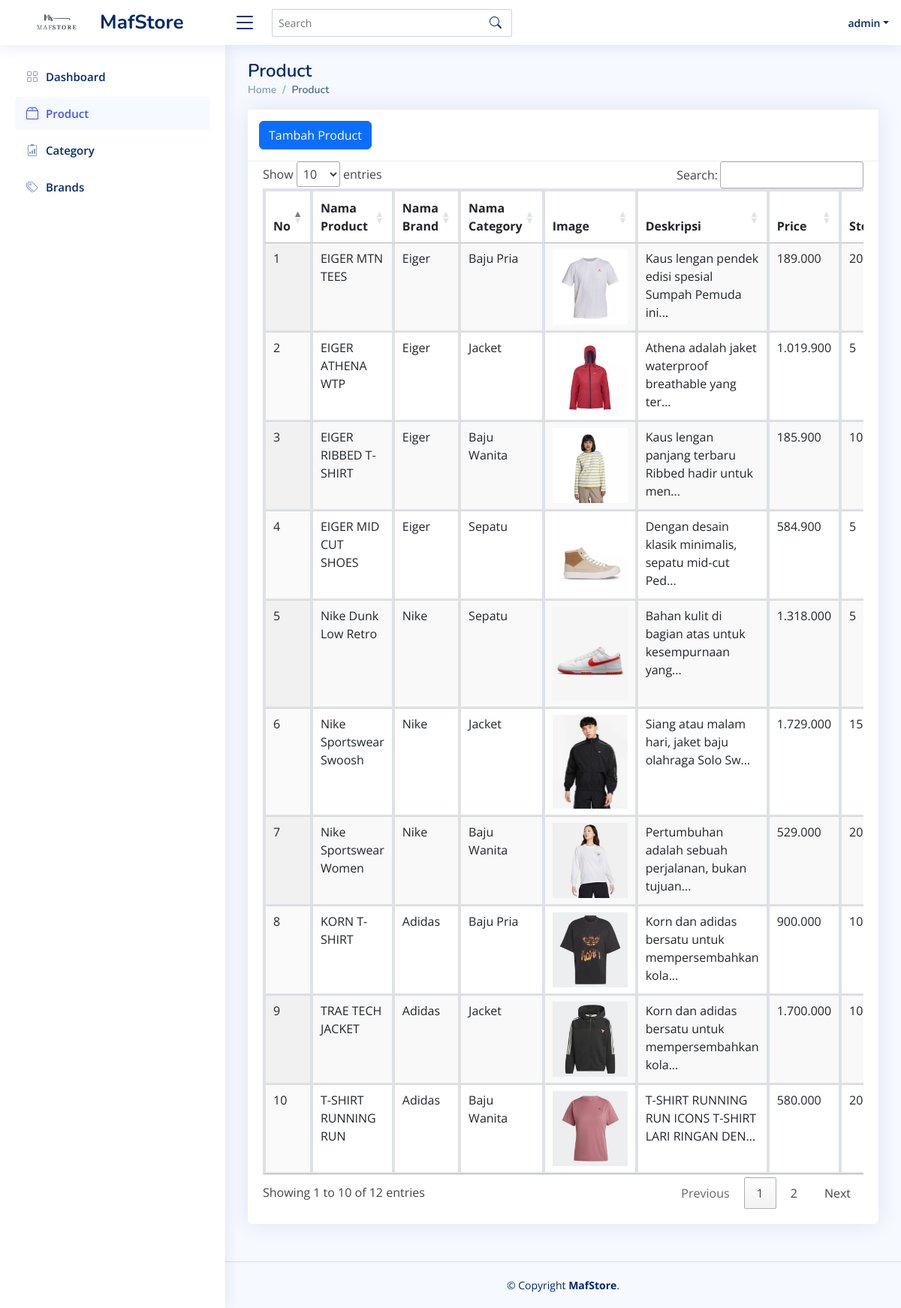
The page /admin/product/product.php (signed in) on the database its author committed.
### tables this page shows
CREATE TABLE `product` (
  `id` int(11) NOT NULL,
  `category_id` int(11) NOT NULL,
  `brands_id` int(11) NOT NULL,
  `product_name` varchar(50) NOT NULL,
  `image` varchar(255) NOT NULL,
  `description` text NOT NULL,
  `price` int(11) NOT NULL,
  `stock` int(11) NOT NULL
);

CREATE TABLE `brands` (
  `id` int(11) NOT NULL,
  `brand_name` varchar(50) NOT NULL
);

CREATE TABLE `category` (
  `id` int(11) NOT NULL,
  `category_name` varchar(50) NOT NULL
);

### admin/product/product.php (the view, shortened to what this page needs)
<?php
include('proses_product.php');
?>
<!DOCTYPE html>
<html lang="en">
<head>
    <link href="../assets/vendor/bootstrap/css/bootstrap.min.css" rel="stylesheet">
    <link href="../assets/vendor/bootstrap-icons/bootstrap-icons.css" rel="stylesheet">
    <link href="../assets/vendor/boxicons/css/boxicons.min.css" rel="stylesheet">
    <link href="../assets/vendor/quill/quill.snow.css" rel="stylesheet">
    <link href="../assets/vendor/quill/quill.bubble.css" rel="stylesheet">
    <link href="../assets/vendor/remixicon/remixicon.css" rel="stylesheet">
    <link href="../assets/vendor/simple-datatables/style.css" rel="stylesheet">
    <link href="../assets/css/style.css" rel="stylesheet">
    <link rel="stylesheet" href="https://cdn.datatables.net/1.13.7/css/jquery.dataTables.css" />
    <link href="https://cdn.jsdelivr.net/npm/sweetalert2@11.9.0/dist/sweetalert2.min.css" rel="stylesheet">
<body>
    <header id="header" class="header fixed-top d-flex align-items-center">
        <div class="d-flex align-items-center justify-content-between">
            <a href="../index.php" class="logo d-flex align-items-center">
                <img src="../assets/img/mafstore3.png" alt="">
                <span class="d-none d-lg-block">MafStore</span>
            </a>
            <i class="bi bi-list toggle-sidebar-btn"></i>
        </div>
        <div class="search-bar">
            <form class="search-form d-flex align-items-center" method="POST" action="#">
                <input type="text" name="query" placeholder="Search" title="Enter search keyword">
                <button type="submit" title="Search"><i class="bi bi-search"></i></button>
            </form>
        </div>
        <nav class="header-nav ms-auto">
            <ul class="d-flex align-items-center">
                <li class="nav-item dropdown pe-3">
                    <a class="nav-link nav-profile d-flex align-items-center pe-0" href="#" data-bs-toggle="dropdown">
                        <span class="d-none d-md-block dropdown-toggle ps-2"><?php echo $_SESSION['nama_user']; ?></span>
                    </a>
                </li>
            </ul>
        </nav>
    </header>
    <aside id="sidebar" class="sidebar">
        <ul class="sidebar-nav" id="sidebar-nav">
            <li class="nav-item">
                <a class="nav-link collapsed" href="../index.php">
                    <i class="bi bi-grid"></i>
                    <span>Dashboard</span>
                </a>
            </li>
            <li class="nav-item">
                <a class="nav-link" href="product.php">
                    <i class="bi bi-box2"></i>
                    <span>Product</span>
                </a>
            </li>
            <li class="nav-item">
                <a class="nav-link collapsed" href="../category/category.php">
                    <i class="bi bi-clipboard2-data"></i>
                    <span>Category</span>
                </a>
            </li>
            <li class="nav-item">
                <a class="nav-link collapsed" href="../brand/brand.php">
                    <i class="bi bi-tags"></i>
                    <span>Brands</span>
                </a>
            </li>
        </ul>
    </aside>
    <main id="main" class="main">
        <div class="pagetitle">
            <h1>Product</h1>
            <nav>
                <ol class="breadcrumb">
                    <li class="breadcrumb-item"><a href="index.php">Home</a></li>
                    <li class="breadcrumb-item active">Product</li>
                </ol>
            </nav>
        </div>
        <section class="section dashboard">
            <div class="card">
                <div class="card-header">
                    <button type="button" class="btn btn-primary" data-bs-toggle="modal" data-bs-target="#exampleModal">
                        Tambah Product
                    </button>
                </div>
                <div class="card-body">
                    <div class="table-responsive">
                        <table class="table table-bordered display" id="myTable">
                            <thead>
                                <tr>
                                    <th>No</th>
                                    <th>Nama Product</th>
                                    <th>Nama Brand</th>
                                    <th>Nama Category</th>
                                    <th>Image</th>
                                    <th>Deskripsi</th>
                                    <th>Price</th>
                                    <th>Stock</th>
                                </tr>
                            </thead>
                            <tbody>
                                <?php
                                $datastock = mysqli_query($conn, "SELECT a.*, b.brand_name, c.category_name FROM product a
                                JOIN brands b ON a.brands_id = b.id
                                JOIN category c ON a.category_id = c.id ");
                                $i = 1;
                                while ($ambildata = mysqli_fetch_array($datastock)) {
                                    $product_name = $ambildata['product_name'];
                                    $brand_name = $ambildata['brand_name'];
                                    $category_name = $ambildata['category_name'];
                                    $image = $ambildata['image'];
                                    $description = $ambildata['description'];
                                    $price = $ambildata['price'];
                                    $stock = $ambildata['stock'];
                                ?>
                                    <tr>
                                        <td><?= $i++; ?></td>
                                        <td><?= $product_name; ?></td>
                                        <td><?= $brand_name; ?></td>
                                        <td><?= $category_name; ?></td>
                                        <td><img src="../assets/img/<?= $image; ?>" width="100px"></td>
                                        <td><?= strlen($description) > 50 ? substr($description, 0, 50) . '...' : $description; ?></td>
                                        <td><?= number_format($price, 0, ',', '.'); ?></td>
                                        <td><?= $stock; ?></td>
                                    </tr>
                                <?php
                                };
                                ?>
                            </tbody>
                        </table>
                    </div>
                </div>
            </div>
        </section>
    </main>
    <footer id="footer" class="footer">
        <div class="copyright">
            &copy; Copyright <strong><span>MafStore</span></strong>.
        </div>
    </footer>
</body>
</html>

### admin/assets/css/style.css (style rules this page uses)
:root { scroll-behavior: smooth; }
body { font-family: "Open Sans", sans-serif; background: #f6f9ff; color: #444444; }
a { color: #4154f1; text-decoration: none; }
h1, h2, h3, h4, h5, h6 { font-family: "Nunito", sans-serif; }
.card { position: relative; display: flex; flex-direction: column; min-width: 0; word-wrap: break-word; background-color: #fff; background-clip: border-box; border: 1px solid rgba(0, 0, 0, 0.125); border-radius: 0.25rem; }
.card-header { padding: 0.75rem 1.25rem; margin-bottom: 0; background-color: rgba(0, 0, 0, 0.03); border-bottom: 1px solid rgba(0, 0, 0, 0.125); }
.card-header:first-child { border-radius: calc(0.25rem - 1px) calc(0.25rem - 1px) 0 0; }
.table-bordered { border: 2px solid #dee2e6; }
.table-bordered th, .table-bordered td { border: 2px solid #dee2e6; }
.table-bordered thead th, .table-bordered thead td { border-bottom-width: 3px; }
.card-body { flex: 1 1 auto; min-height: 1px; padding: 1.25rem; }
.table-responsive { display: block; width: 100%; overflow-x: auto; -webkit-overflow-scrolling: touch; }
#main { margin-top: 60px; padding: 20px 30px; transition: all 0.3s; }
.pagetitle { margin-bottom: 10px; }
.pagetitle h1 { font-size: 24px; margin-bottom: 0; font-weight: 600; color: #012970; }
.card { margin-bottom: 30px; border: none; border-radius: 5px; box-shadow: 0px 0 30px rgba(1, 41, 112, 0.1); }
.card-header, .card-footer { border-color: #ebeef4; background-color: #fff; color: #798eb3; padding: 15px; }
.card-body { padding: 0 20px 20px 20px; }
.breadcrumb { font-size: 14px; font-family: "Nunito", sans-serif; color: #899bbd; font-weight: 600; }
.breadcrumb a { color: #899bbd; transition: 0.3s; }
.breadcrumb .breadcrumb-item::before { color: #899bbd; }
.breadcrumb .active { color: #51678f; font-weight: 600; }
.logo { line-height: 1; }
@media (min-width: 1200px) { .logo { width: 280px; } }
.logo img { max-height: 26px; margin-right: 6px; }
.logo span { font-size: 26px; font-weight: 700; color: #012970; font-family: "Nunito", sans-serif; }
.header { transition: all 0.5s; z-index: 997; height: 60px; box-shadow: 0px 2px 20px rgba(1, 41, 112, 0.1); background-color: #fff; padding-left: 20px; }
.header .toggle-sidebar-btn { font-size: 32px; padding-left: 10px; cursor: pointer; color: #012970; }
.header .search-bar { min-width: 360px; padding: 0 20px; }
.header .search-form { width: 100%; }
.header .search-form input { border: 0; font-size: 14px; color: #012970; border: 1px solid rgba(1, 41, 112, 0.2); padding: 7px 38px 7px 8px; border-radius: 3px; transition: 0.3s; width: 100%; }
.header .search-form button { border: 0; padding: 0; margin-left: -30px; background: none; }
.header .search-form button i { color: #012970; }
.header-nav ul { list-style: none; }
.header-nav>ul { margin: 0; padding: 0; }
.header-nav .nav-profile { color: #012970; }
.header-nav .nav-profile span { font-size: 14px; font-weight: 600; }
.sidebar { position: fixed; top: 60px; left: 0; bottom: 0; width: 300px; z-index: 996; transition: all 0.3s; padding: 20px; overflow-y: auto; scrollbar-width: thin; scrollbar-color: #aab7cf transparent; box-shadow: 0px 0px 20px rgba(1, 41, 112, 0.1); background-color: #fff; }
@media (min-width: 1200px) { #main, #footer { margin-left: 300px; } }
.sidebar-nav { padding: 0; margin: 0; list-style: none; }
.sidebar-nav li { padding: 0; margin: 0; list-style: none; }
.sidebar-nav .nav-item { margin-bottom: 5px; }
.sidebar-nav .nav-link { display: flex; align-items: center; font-size: 15px; font-weight: 600; color: #4154f1; transition: 0.3; background: #f6f9ff; padding: 10px 15px; border-radius: 4px; }
.sidebar-nav .nav-link i { font-size: 16px; margin-right: 10px; color: #4154f1; }
.sidebar-nav .nav-link.collapsed { color: #012970; background: #fff; }
.sidebar-nav .nav-link.collapsed i { color: #899bbd; }
.footer { padding: 20px 0; font-size: 14px; transition: all 0.3s; border-top: 1px solid #cddfff; }
.footer .copyright { text-align: center; color: #012970; }

### rows shown on the page
product: product_name "EIGER MTN TEES", brands.brand_name "Eiger", category.category_name "Baju Pria", image (picture), description "Kaus lengan pendek edisi spesial Sumpah Pemuda ini", price "189.000", stock "20"
product: product_name "EIGER ATHENA WTP", brands.brand_name "Eiger", category.category_name "Jacket", image (picture), description "Athena adalah jaket waterproof breathable yang ter", price "1.019.900", stock "5"
product: product_name "EIGER RIBBED T-SHIRT", brands.brand_name "Eiger", category.category_name "Baju Wanita", image (picture), description "Kaus lengan panjang terbaru Ribbed hadir untuk men", price "185.900", stock "10"
product: product_name "EIGER MID CUT SHOES", brands.brand_name "Eiger", category.category_name "Sepatu", image (picture), description "Dengan desain klasik minimalis, sepatu mid-cut Ped", price "584.900", stock "5"
product: product_name "Nike Dunk Low Retro", brands.brand_name "Nike", category.category_name "Sepatu", image (picture), description "Bahan kulit di bagian atas untuk kesempurnaan yang", price "1.318.000", stock "5"
product: product_name "Nike Sportswear Swoosh", brands.brand_name "Nike", category.category_name "Jacket", image (picture), description "Siang atau malam hari, jaket baju olahraga Solo Sw", price "1.729.000", stock "15"
product: product_name "Nike Sportswear Women", brands.brand_name "Nike", category.category_name "Baju Wanita", image (picture), description "Pertumbuhan adalah sebuah perjalanan, bukan tujuan", price "529.000", stock "20"
product: product_name "KORN T-SHIRT", brands.brand_name "Adidas", category.category_name "Baju Pria", image (picture), description "Korn dan adidas bersatu untuk mempersembahkan kola", price "900.000", stock "10"
product: product_name "TRAE TECH JACKET", brands.brand_name "Adidas", category.category_name "Jacket", image (picture), description "Korn dan adidas bersatu untuk mempersembahkan kola", price "1.700.000", stock "10"
product: product_name "T-SHIRT RUNNING RUN", brands.brand_name "Adidas", category.category_name "Baju Wanita", image (picture), description "T-SHIRT RUNNING RUN ICONS T-SHIRT LARI RINGAN DEN", price "580.000", stock "20"

### other values the page prints
$_SESSION['nama_user'] "admin"
